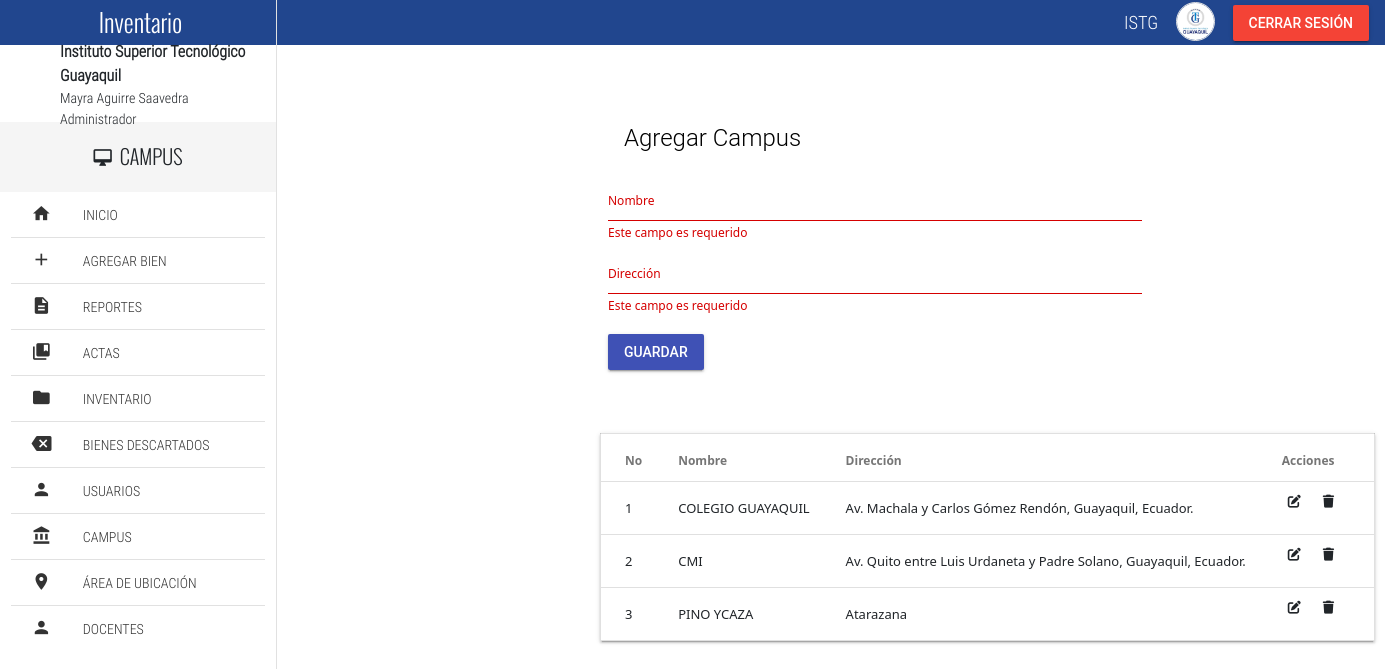
/views/campus.php (signed in), run on the app's committed database.
### tables this page shows
CREATE TABLE `campus` (
  `id` int(11) NOT NULL AUTO_INCREMENT,
  `nombre` varchar(200) DEFAULT NULL,
  `direccion` varchar(200) DEFAULT NULL,
  PRIMARY KEY (`id`)
);

### php/utils_query.php (called while the page is built, shortened)
<?php
function getCampus($conexion){
    $sql= "SELECT `id`, `nombre`, `direccion` FROM `campus`;";
    $array_campus = array();
    $stmt = $conexion->prepare($sql);
    $stmt->execute();
    $resultado = $stmt->get_result();
    while ($fila = $resultado->fetch_assoc()) {
        $array_campus[] = $fila;
    }
    return $array_campus;
}
?>

### views/campus.php (the view, shortened to what this page needs)
<?php
	require('../php/mysqli_conexion.php');
	require('../php/utils_query.php');
    if(!isset($_SESSION['usuario'])) {
        header("Location: login.php");
    } else {
		$rol = $_SESSION['rol'];
		if($rol == "Administrador"){
			 			$array_campus = getCampus($conexion);
                    }
		 else {
			header("Location: ../index.php");
		}
    }
?>
<!DOCTYPE html>
<html lang="es">
<head>
	<link rel="stylesheet" href="../css/normalize.css">
	<link rel="stylesheet" href="../css/sweetalert2.css">
	<link rel="stylesheet" href="../css/material.min.css">
	<link rel="stylesheet" href="../css/material-design-iconic-font.min.css">
	<link rel="stylesheet" href="../css/jquery.mCustomScrollbar.css">
	<link rel="stylesheet" href="../css/main.css">
	<link rel="stylesheet" href="../css/style.css">
	<link href="https://cdn.jsdelivr.net/npm/bootstrap@5.3.0-alpha1/dist/css/bootstrap.min.css" rel="stylesheet">
</head>
<body>
	<div class="full-width navBar">
		<div class="full-width navBar-options" style="background-color: #21468e">
			<nav class="navBar-options-list">
				<ul class="list-unstyle">
					<li class="text-condensedLight noLink" ><small>ISTG</small></li>
					<li class="noLink">
						<figure>
							<img src="../assets/img/avatar-male.png" alt="Avatar" class="img-responsive">
						</figure>
					</li>
					<li class="noLink">
					<form action="../php/logout.php" method="post">
						<button type="submit" class="mdl-button mdl-js-button mdl-button--raised mdl-js-ripple-effect mdl-button--accent" style="background-color: #F44336">Cerrar sesión</button>
					</form>
					</li>
				</ul>
			</nav>
		</div>
	</div>
	<section class="full-width navLateral">
		<div class="full-width navLateral-bg btn-menu"></div>
		<div class="full-width navLateral-body">
			<div class="full-width navLateral-body-logo text-center tittles" style="background-color: #21468e">
				<i class="zmdi zmdi-close btn-menu"></i> Inventario
			</div>
			<figure class="full-width" style="height: 77px;">
				<figcaption class="navLateral-body-cr hide-on-tablet">
					<span style="margin-left: 60px;">
						<b>Instituto Superior Tecnológico Guayaquil</b><br>
						<?php
							$nombrecompleto = $_SESSION['usuario']['nombre']." ".$_SESSION['usuario']['apellido'];
							$rol = $_SESSION['rol'];
							echo "<small>".$nombrecompleto."</small><br>";
							echo '<small>'. $rol . '</small>';
						?>
					</span>
				</figcaption>
			</figure>
			<div class="full-width tittles navLateral-body-tittle-menu">
				<i class="zmdi zmdi-desktop-mac"></i><span class="hide-on-tablet">&nbsp; CAMPUS</span>
			</div>
			<nav class="full-width">
				<ul class="full-width list-unstyle menu-principal">
					<?php
						require('nav_lateral_opciones.php');
						$rol = $_SESSION['rol'];
						if($rol == 'Administrador'){
							$html = '
									<li class="full-width divider-menu-h"></li>
										<li class="full-width">
										<a href="bienes_descartados.php" class="full-width">
										<div class="navLateral-body-cl">
										<i class="zmdi zmdi-tag-close"></i>
										</div>
										<div class="navLateral-body-cr hide-on-tablet">
										BIENES DESCARTADOS
										</div>
										</a>
									</li>
									<li class="full-width divider-menu-h"></li>
         								<li class="full-width">
											<a href="usuarios.php" class="full-width">
												<div class="navLateral-body-cl">
												<i class="zmdi zmdi-account"></i>
												</div>
												<div class="navLateral-body-cr hide-on-tablet">
												USUARIOS
												</div>
											</a>
										</li>
										<li class="full-width divider-menu-h"></li>
         								<li class="full-width">
											<a href="campus.php" class="full-width">
												<div class="navLateral-body-cl">
												<i class="zmdi zmdi-balance"></i>
												</div>
												<div class="navLateral-body-cr hide-on-tablet">
												CAMPUS
												</div>
											</a>
										</li>
										<li class="full-width divider-menu-h"></li>
         								<li class="full-width">
											<a href="area_de_ubicacion.php" class="full-width">
												<div class="navLateral-body-cl">
												<i class="zmdi zmdi-pin"></i>
												</div>
												<div class="navLateral-body-cr hide-on-tablet">
												ÁREA DE UBICACIÓN
												</div>
											</a>
										</li>
										<li class="full-width divider-menu-h"></li>
         								<li class="full-width">
											<a href="docentes.php" class="full-width">
												<div class="navLateral-body-cl">
												<i class="zmdi zmdi-account"></i>
												</div>
												<div class="navLateral-body-cr hide-on-tablet">
												DOCENTES
												</div>
											</a>
										</li>';
							echo $html;
						}
					?>
				</ul>
			</nav>
		</div>
	</section>
	<form class="mdl-grid" action="../php/guardar_campus.php" method="post" style="max-width: 550px; margin-left:600; margin-top: 55px">
		<div class="mdl-card__title" >
				<h2 class="mdl-card__title-text">Agregar Campus</h2>
			</div>
		<div class="mdl-textfield mdl-js-textfield mdl-textfield--floating-label">
			<input class="mdl-textfield__input" type="text" id="nombre" name="nombre" required>
			<label class="mdl-textfield__label" for="nombre">Nombre</label>
			<span class="mdl-textfield__error">Este campo es requerido</span>
		</div>
		<div class="mdl-textfield mdl-js-textfield mdl-textfield--floating-label">
			<input class="mdl-textfield__input" type="text" id="direccion" name="direccion" required>
			<label class="mdl-textfield__label" for="direccion">Dirección</label>
			<span class="mdl-textfield__error">Este campo es requerido</span>
		</div>
		<button class="mdl-button mdl-js-button mdl-button--raised mdl-button--colored" type="submit" style="margin-top: 20px;">
			Guardar
		</button>
	</form>
	<table class="mdl-data-table mdl-js-data-table mdl-shadow--2dp" style="margin-left:600; margin-top: 55px">
	  <thead>
	    <tr>
		  <th class="mdl-data-table__cell--non-numeric">No</th>
	      <th class="mdl-data-table__cell--non-numeric">Nombre</th>
	      <th class="mdl-data-table__cell--non-numeric">Dirección</th>
		  <th class="mdl-data-table__cell--non-numeric">Acciones</th>
	    </tr>
	  </thead>
	  <tbody>
	  <?php
		$elements_per_page = 5;
		$total_elements = count($array_campus);
		$num_pages = ceil($total_elements / $elements_per_page);
		$page = isset($_GET['page']) ? (int)$_GET['page'] : 1;
		$page = max(1, min($page, $num_pages));
		$first_element_index = ($page - 1) * $elements_per_page;
		$current_campus = array_slice($array_campus, $first_element_index, $elements_per_page);
		$html = '';
		for($i = 0; $i < count($current_campus); $i++){
			$No = $i + $first_element_index + 1;
			$form_editar = '<form action="editar_campus.php" method="post" class="ver-detalles-eliminar">
										<button type="submit" class="form-button-icon fa-solid fa-pen-to-square" value="'.$current_campus[$i]['id'].'" name="id_campus"></button>
									</form>';
			$form_eliminar = '<form action="../php/eliminar_campus.php" method="post" class="ver-detalles-eliminar">
									<button type="submit" class="form-button-icon fa-solid fa-trash" value="'.$current_campus[$i]['id'].'" name="id_campus"></button>
								</form>';
			$html .= '<tr>
									<td class="mdl-data-table__cell--non-numeric">'.$No.'</td>
									<td class="mdl-data-table__cell--non-numeric">'.$current_campus[$i]['nombre'].'</td>
									<td class="mdl-data-table__cell--non-numeric">'.$current_campus[$i]['direccion'].'</td>
									<td class="mdl-data-table__cell--non-numeric">'.$form_editar.$form_eliminar.'</td>
						</tr> ';
		}
		echo $html;
		?>
	  </tbody>
	</table>
</body>
</html>

### css/main.css (style rules this page uses)
html, body { width: 100%; height: 100%; margin: 0; padding: 0; font-size: 16px; font-family: "RobotoRegular"; position: relative; background-color: #fff; }
.text-condensedLight { font-family: "RobotoCondensedLight"; }
.text-center { text-align: center; }
.tittles { font-family: "OswaldLight"; }
.mdl-textfield { width: 100%; }
.full-width { margin: 0; padding: 0; width: 100%; box-sizing: border-box; }
.list-unstyle { margin: 0; padding: 0; list-style: none; box-sizing: border-box; }
.img-responsive { width: 100%; height: auto; }
.divider-menu-h { height: 0 !important; border-top: 1px solid #E1E1E1; width: 92% !important; margin: 0 auto !important; }
.navBar { background-color: #3F51B5; height: 45px; position: absolute; top: 0; left: 0; z-index: 79; color: #fff; }
.navBar-options { line-height: 45px; height: 45px; position: absolute; width: 80%; top: 0; right: 0; padding: 0; transition: all .3s ease-in-out; }
.navBar-options .zmdi-more-vert, .navBar-options-list { line-height: 45px; position: absolute; top: 0; height: 45px; margin: 0; padding: 0; }
.navBar-options-list { right: 9px; }
.navBar-options-list .noLink { cursor: inherit !important; }
.navBar-options-list ul { height: 45px; }
.navBar-options-list ul li { height: 45px; line-height: 45px; cursor: pointer; display: inline-block; padding: 0 7px; font-size: 21px; -moz-user-select: none; -webkit-user-select: none; -ms-user-select: none; }
.navBar-options-list ul li { outline: none; }
.navBar-options-list ul li figure, .navBar-options-list ul li figure img { margin: 0; padding: 0; padding-top: 0; margin-top: 0; box-sizing: border-box; }
.navBar-options-list ul li figure { height: 45px; }
.navBar-options-list ul li figure img { border: 1px solid #E1E1E1; border-radius: 50%; width: 39px; height: 39px; margin-bottom: 3px; }
.navLateral, .pageContent, .navLateral-body, .navLateral-bg { position: absolute; top: 0; height: 100%; }
.navLateral { left: 0; width: 20%; z-index: 80; border-right: 1px solid #E1E1E1; transition: all .3s ease-in-out; }
.navLateral-body { background-color: #fff; z-index: 82; left: 0; padding-bottom: 30px; }
.navLateral-body-logo { height: 45px; line-height: 45px; color: #fff; width: 100%; font-size: 25px; background-color: #3F51B5; }
.navLateral-body-cl, .navLateral-body-cr { box-sizing: border-box; height: 77px; float: left; margin: 0; padding: 0; position: relative; }
.navLateral-body-cl { width: 30%; }
.navLateral-body-cr { width: 70%; font-family: "RobotoCondensedLight"; }
.navLateral-body-cr span { position: absolute; top: 50%; left: 50%; transform: translate(-50%, -50%); display: block; width: 100%; }
.navLateral-body-tittle-menu { height: 70px; line-height: 70px; font-size:20px; background-color: #F5F5F5; text-align: center; }
.menu-principal li, .menu-principal li a { display: block; }
.menu-principal li a { height: 45px; color: #333; position: relative; transition: all .3s ease-in-out; }
.menu-principal li a div.navLateral-body-cl, .menu-principal li a div.navLateral-body-cr { height: 45px; line-height: 45px; }
.menu-principal li a div.navLateral-body-cl { text-align: center; font-size: 20px; }

### css/style.css (style rules this page uses)
.navLateral-body-cl { padding-top: 12px; }
.form-button-icon { background: none; border: none; outline: none; cursor: pointer; }
.ver-detalles-eliminar { display: inline-block; margin-right: 10px; }

### data on the page
campus: No "1", nombre "COLEGIO GUAYAQUIL", direccion "Av. Machala y Carlos Gómez Rendón, Guayaquil, Ecuador.", $current_campus[$i]['id'] 2 (drawn)
campus: No "2", nombre "CMI", direccion "Av. Quito entre Luis Urdaneta y Padre Solano, Guayaquil, Ecuador.", $current_campus[$i]['id'] 3 (drawn)
campus: No "3", nombre "PINO YCAZA", direccion "Atarazana", $current_campus[$i]['id'] 55 (drawn)

### other printed values
$nombrecompleto "Mayra Aguirre Saavedra"
$rol "Administrador"
